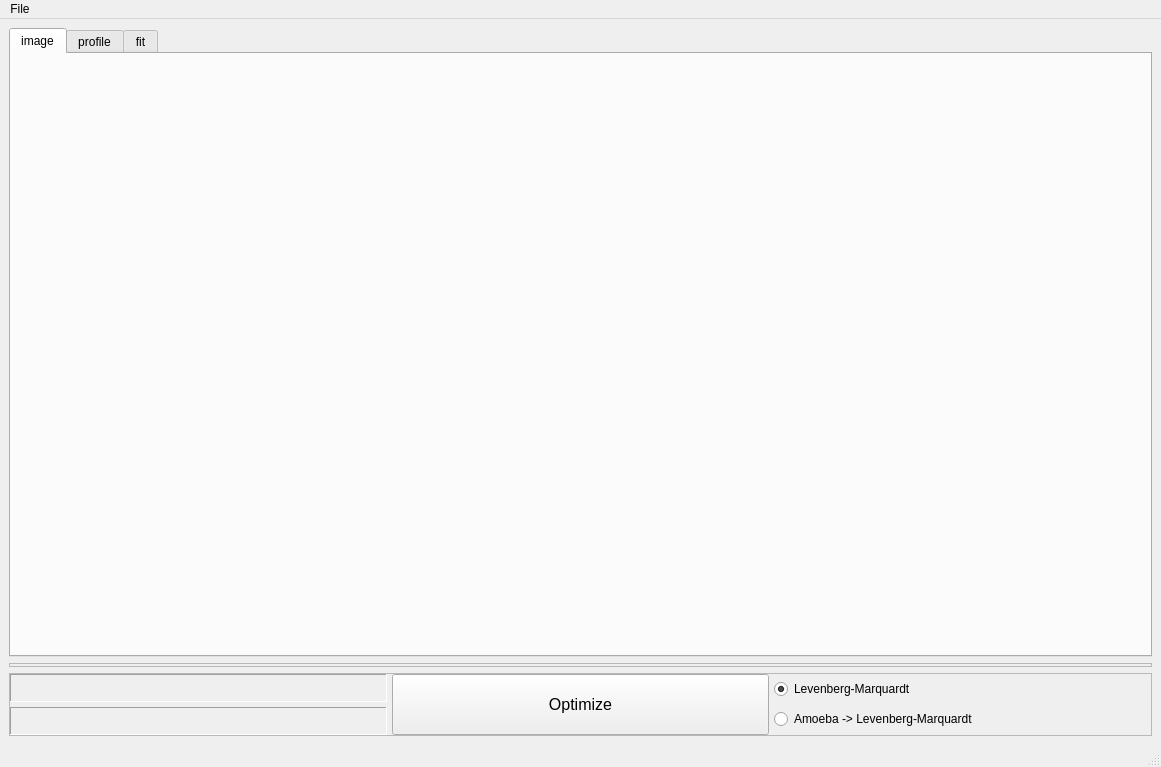
<?xml version="1.0" encoding="UTF-8"?>
<ui version="4.0">
 <class>MainWindow</class>
 <widget class="QMainWindow" name="MainWindow">
  <property name="geometry">
   <rect>
    <x>0</x>
    <y>0</y>
    <width>1161</width>
    <height>767</height>
   </rect>
  </property>
  <property name="windowTitle">
   <string>LMTool</string>
  </property>
  <property name="windowOpacity">
   <double>1.000000000000000</double>
  </property>
  <widget class="QWidget" name="centralwidget">
   <layout class="QVBoxLayout" name="verticalLayout">
    <item>
     <widget class="QTabWidget" name="tabs">
      <property name="sizePolicy">
       <sizepolicy hsizetype="Expanding" vsizetype="Expanding">
        <horstretch>0</horstretch>
        <verstretch>39</verstretch>
       </sizepolicy>
      </property>
      <property name="autoFillBackground">
       <bool>false</bool>
      </property>
      <property name="currentIndex">
       <number>0</number>
      </property>
      <widget class="GraphicsLayoutWidget" name="imageTab">
       <attribute name="title">
        <string>image</string>
       </attribute>
      </widget>
      <widget class="PlotWidget" name="profilePlot">
       <attribute name="title">
        <string>profile</string>
       </attribute>
      </widget>
      <widget class="GraphicsLayoutWidget" name="fitTab">
       <attribute name="title">
        <string>fit</string>
       </attribute>
      </widget>
     </widget>
    </item>
    <item>
     <widget class="QFrame" name="parameterFrame">
      <property name="frameShape">
       <enum>QFrame::StyledPanel</enum>
      </property>
      <property name="frameShadow">
       <enum>QFrame::Raised</enum>
      </property>
      <layout class="QGridLayout" name="gridLayout">
       <property name="leftMargin">
        <number>0</number>
       </property>
       <property name="topMargin">
        <number>0</number>
       </property>
       <property name="rightMargin">
        <number>0</number>
       </property>
       <property name="bottomMargin">
        <number>0</number>
       </property>
       <property name="spacing">
        <number>1</number>
       </property>
       <item row="1" column="0">
        <widget class="QParameterWidget" name="a_p">
         <property name="statusTip">
          <string>Radius of particle [micrometers]</string>
         </property>
         <property name="frameShape">
          <enum>QFrame::Panel</enum>
         </property>
         <property name="frameShadow">
          <enum>QFrame::Sunken</enum>
         </property>
        </widget>
       </item>
       <item row="1" column="2">
        <widget class="QParameterWidget" name="k_p">
         <property name="statusTip">
          <string>Absorption coefficient of particle</string>
         </property>
         <property name="frameShape">
          <enum>QFrame::Panel</enum>
         </property>
         <property name="frameShadow">
          <enum>QFrame::Sunken</enum>
         </property>
        </widget>
       </item>
       <item row="0" column="1">
        <widget class="QParameterWidget" name="magnification">
         <property name="statusTip">
          <string>Magnification [micrometers/pixel]</string>
         </property>
         <property name="frameShape">
          <enum>QFrame::Panel</enum>
         </property>
         <property name="frameShadow">
          <enum>QFrame::Sunken</enum>
         </property>
        </widget>
       </item>
       <item row="0" column="2">
        <widget class="QParameterWidget" name="n_m">
         <property name="statusTip">
          <string>Refractive index of medium</string>
         </property>
         <property name="frameShape">
          <enum>QFrame::Panel</enum>
         </property>
         <property name="frameShadow">
          <enum>QFrame::Sunken</enum>
         </property>
        </widget>
       </item>
       <item row="1" column="1">
        <widget class="QParameterWidget" name="n_p">
         <property name="statusTip">
          <string>Refractive index of particle</string>
         </property>
         <property name="frameShape">
          <enum>QFrame::Panel</enum>
         </property>
         <property name="frameShadow">
          <enum>QFrame::Sunken</enum>
         </property>
        </widget>
       </item>
       <item row="2" column="2">
        <widget class="QParameterWidget" name="z_p">
         <property name="statusTip">
          <string>Axial position of particle [pixel]</string>
         </property>
         <property name="frameShape">
          <enum>QFrame::Panel</enum>
         </property>
         <property name="frameShadow">
          <enum>QFrame::Sunken</enum>
         </property>
        </widget>
       </item>
       <item row="2" column="1">
        <widget class="QParameterWidget" name="y_p">
         <property name="statusTip">
          <string>y coordinate [pixel]</string>
         </property>
         <property name="frameShape">
          <enum>QFrame::Panel</enum>
         </property>
         <property name="frameShadow">
          <enum>QFrame::Sunken</enum>
         </property>
        </widget>
       </item>
       <item row="2" column="0">
        <widget class="QParameterWidget" name="x_p">
         <property name="statusTip">
          <string>x coordinate [pixel]</string>
         </property>
         <property name="frameShape">
          <enum>QFrame::Panel</enum>
         </property>
         <property name="frameShadow">
          <enum>QFrame::Sunken</enum>
         </property>
        </widget>
       </item>
       <item row="0" column="0">
        <widget class="QParameterWidget" name="wavelength">
         <property name="statusTip">
          <string>Wavelength of illumination [micrometers]</string>
         </property>
         <property name="frameShape">
          <enum>QFrame::Panel</enum>
         </property>
         <property name="frameShadow">
          <enum>QFrame::Sunken</enum>
         </property>
        </widget>
       </item>
      </layout>
     </widget>
    </item>
    <item>
     <widget class="QFrame" name="optimizerFrame">
      <property name="frameShape">
       <enum>QFrame::StyledPanel</enum>
      </property>
      <property name="frameShadow">
       <enum>QFrame::Raised</enum>
      </property>
      <layout class="QHBoxLayout" name="optimizerLayout">
       <property name="spacing">
        <number>5</number>
       </property>
       <property name="sizeConstraint">
        <enum>QLayout::SetDefaultConstraint</enum>
       </property>
       <property name="leftMargin">
        <number>0</number>
       </property>
       <property name="topMargin">
        <number>0</number>
       </property>
       <property name="rightMargin">
        <number>0</number>
       </property>
       <property name="bottomMargin">
        <number>0</number>
       </property>
       <item>
        <layout class="QVBoxLayout" name="tuningLayout">
         <item>
          <widget class="QParameterWidget" name="bbox">
           <property name="statusTip">
            <string>Bounding box size [pixels]</string>
           </property>
           <property name="frameShape">
            <enum>QFrame::Panel</enum>
           </property>
           <property name="frameShadow">
            <enum>QFrame::Sunken</enum>
           </property>
          </widget>
         </item>
         <item>
          <widget class="QParameterWidget" name="noise">
           <property name="statusTip">
            <string>Noise level</string>
           </property>
           <property name="frameShape">
            <enum>QFrame::Panel</enum>
           </property>
           <property name="frameShadow">
            <enum>QFrame::Sunken</enum>
           </property>
          </widget>
         </item>
        </layout>
       </item>
       <item>
        <widget class="QPushButton" name="optimizeButton">
         <property name="minimumSize">
          <size>
           <width>0</width>
           <height>61</height>
          </size>
         </property>
         <property name="font">
          <font>
           <pointsize>12</pointsize>
          </font>
         </property>
         <property name="statusTip">
          <string>Optimize parameters</string>
         </property>
         <property name="whatsThis">
          <string/>
         </property>
         <property name="text">
          <string>Optimize</string>
         </property>
        </widget>
       </item>
       <item>
        <layout class="QVBoxLayout" name="methodLayout" stretch="0,0">
         <property name="sizeConstraint">
          <enum>QLayout::SetDefaultConstraint</enum>
         </property>
         <item>
          <widget class="QRadioButton" name="LMButton">
           <property name="statusTip">
            <string>Use Levenberg-Marquardt optimization</string>
           </property>
           <property name="text">
            <string>Levenberg-Marquardt</string>
           </property>
           <property name="checked">
            <bool>true</bool>
           </property>
          </widget>
         </item>
         <item>
          <widget class="QRadioButton" name="NMButton">
           <property name="statusTip">
            <string>Use Nelder-Mead --&gt; Levenberg-Marquardt hybrid optimization</string>
           </property>
           <property name="text">
            <string>Amoeba -&gt; Levenberg-Marquardt</string>
           </property>
          </widget>
         </item>
        </layout>
       </item>
      </layout>
     </widget>
    </item>
   </layout>
  </widget>
  <widget class="QMenuBar" name="menubar">
   <property name="geometry">
    <rect>
     <x>0</x>
     <y>0</y>
     <width>1161</width>
     <height>20</height>
    </rect>
   </property>
   <widget class="QMenu" name="menuFile">
    <property name="title">
     <string>File</string>
    </property>
    <addaction name="actionOpen"/>
    <addaction name="actionSave_Parameters"/>
    <addaction name="separator"/>
    <addaction name="actionQuit"/>
   </widget>
   <addaction name="menuFile"/>
  </widget>
  <widget class="QStatusBar" name="statusbar"/>
  <action name="actionQuit">
   <property name="text">
    <string>Quit</string>
   </property>
  </action>
  <action name="actionOpen">
   <property name="text">
    <string>Open ...</string>
   </property>
  </action>
  <action name="actionSave_Parameters">
   <property name="text">
    <string>Save Parameters ...</string>
   </property>
  </action>
  <action name="actionSave_Parameters_As">
   <property name="text">
    <string>Save Parameters As ...</string>
   </property>
  </action>
 </widget>
 <customwidgets>
  <customwidget>
   <class>PlotWidget</class>
   <extends>QWidget</extends>
   <header>pyqtgraph</header>
   <container>1</container>
  </customwidget>
  <customwidget>
   <class>GraphicsLayoutWidget</class>
   <extends>QWidget</extends>
   <header>pyqtgraph</header>
   <container>1</container>
  </customwidget>
  <customwidget>
   <class>QParameterWidget</class>
   <extends>QFrame</extends>
   <header>QParameterWidget</header>
   <container>1</container>
  </customwidget>
 </customwidgets>
 <resources/>
 <connections>
  <connection>
   <sender>actionQuit</sender>
   <signal>triggered()</signal>
   <receiver>MainWindow</receiver>
   <slot>close()</slot>
   <hints>
    <hint type="sourcelabel">
     <x>-1</x>
     <y>-1</y>
    </hint>
    <hint type="destinationlabel">
     <x>399</x>
     <y>299</y>
    </hint>
   </hints>
  </connection>
 </connections>
</ui>
